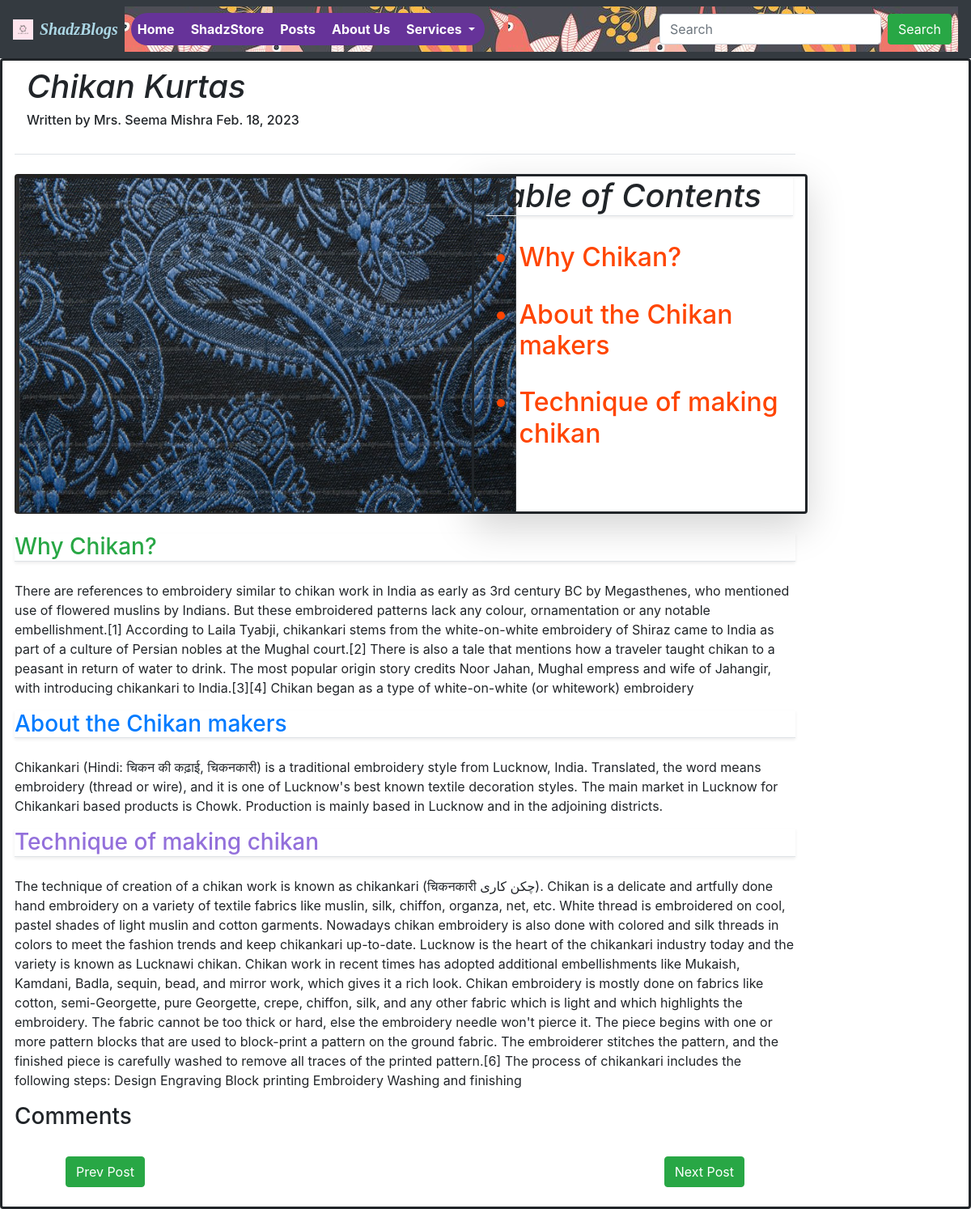
Page /blogs/postView4 on the committed database.
### ShadzBlogs/models.py (models this page shows, shortened)
class Blogpost(models.Model):
    post_id = models.AutoField(primary_key=True)
    writer = models.CharField(max_length=60, default="Anonymous")
    email = models.EmailField(max_length=80, default="")
    title = models.CharField(max_length=50, default="")
    thumbnail = models.ImageField(upload_to='ShadzBlogs/images')
    head0 = models.CharField(max_length=500, default="")
    content_head0 = models.CharField(max_length=5000, default="")
    head1 = models.CharField(max_length=500, default="")
    content_head1 = models.CharField(max_length=5000, default="")
    head2 = models.CharField(max_length=500, default="")
    content_head2 = models.CharField(max_length=5000, default="")
    published_date = models.DateField(auto_now_add=True)

### ShadzBlogs/views.py (the view)
# urls.py: path('postView<int:postId>', views.postView, name='PostView')
def postView(request, postId):
    num_of_posts = len(Blogpost.objects.values())
    prev_post = Blogpost.objects.filter(post_id=postId - 1)
    prev_post_len = len(prev_post)
    post = Blogpost.objects.filter(post_id=postId)
    next_post = Blogpost.objects.filter(post_id=postId + 1)
    next_post_len = len(next_post)
    return render(request, 'ShadzBlogs/postView.html',
                  {'post': post[0], 'prev_post': prev_post, 'prev_len': prev_post_len,
                   'next_post': next_post, 'next_len': next_post_len, 'num_posts': num_of_posts})

### ShadzBlogs/templates/ShadzBlogs/postView.html (shortened to what this page needs)
{% extends 'ShadzBlogs/basic.html' %}
{% block body %}
<div class="container-fluid rounded shadow-lg" style="background-color: white; border: solid;">
    <div class="row">
        <div class="col-10">
            <div class="col mt-2 border-bottom">
                <h1 class="blog-post-title"> <i> {{post.title}} </i> </h1>
                <h6 class="blog-post-meta"> Written by {{post.writer}} {{post.published_date}}</h6>
                <br>
            </div>
            <div class="row my-4">
                <div class="col-7 rounded" align="left">
                    <img src="/media/{{post.thumbnail}}" class="rounded" width="620" height="420">
                </div>
                <div class="col-5 rounded shadow-lg" style="border: solid;">
                    <h1 class="border-bottom shadow-sm"><i>Table of Contents</i></h1>
                    <br>
                    <ul style="color: orangered;">
                        <h2>
                            <li>{{post.head0}}</li>
                        </h2>
                        <br>
                        <h2>
                            <li>{{post.head1}}</li>
                        </h2>
                        <br>
                        <h2>
                            <li>{{post.head2}}</li>
                        </h2>
                    </ul>
                </div>
            </div>
            <div class="row">
                <div class="col">
                    <h3 class="text-success border-bottom shadow-sm"> {{post.head0}} </h3>
                    <p class="mt-4">{{post.content_head0}}</p>
                </div>
            </div>
            <div class="row">
                <div class="col">
                    <h3 class="text-primary border-bottom shadow-sm"> {{post.head1}} </h3>
                    <p class="mt-4">{{post.content_head1}}</p>
                </div>
            </div>
            <div class="row">
                <div class="col">
                    <h3 class="border-bottom shadow-sm" style="color: mediumpurple;">{{post.head2}}</h3>
                    <p class="mt-4">{{post.content_head2}}</p>
                    <h3>Comments</h3>
                </div>
            </div>
            <div class="row mx-4 my-4">
                <div class="col-6">
                    {% if prev_len != 0 and prev_post.0.post_id > 0 %}
                    <a href="/blogs/postView{{prev_post.0.post_id}}"><button class="btn btn-success mx-4" type="button">Prev Post</button></a>
                    {% else %}
                    <button type="button" class="btn btn-success mx-4" disabled>Prev Post</button>
                    {% endif %}
                </div>
                <div class="col" align="right">
                    {% if next_len != 0 and next_post.0.post_id > 0 %}
                    <a href="/blogs/postView{{next_post.0.post_id}}"><button class="btn btn-success mx-4" type="button">Next Post</button></a>
                    {% else %}
                    <button type="button" class="btn btn-success mx-4" disabled>Next Post</button>
                    {% endif %}
                </div>
            </div>
        </div>
    </div>
</div>
{% endblock %}

### rows in the picture
Blogpost: title "Chikan Kurtas", writer "Mrs. Seema Mishra", published_date "Feb. 18, 2023", thumbnail (picture), head0 "Why Chikan?", head1 "About the Chikan makers", head2 "Technique of making chikan", content_head0 "There are references to embroidery similar to chikan work in India as early as 3rd century BC by Megasthenes, who mentioned use of flowered muslins by Indians. But these embroidered patterns lack any colour, ornamentation or any notable embellishment.[1] According to Laila Tyabji, chikankari stems from the white-on-white embroidery of Shiraz came to India as part of a culture of Persian nobles at the Mughal court.[2] There is also a tale that mentions how a traveler taught chikan to a peasant in return of water to drink. The most popular origin story credits Noor Jahan, Mughal empress and wife of Jahangir, with introducing chikankari to India.[3][4] Chikan began as a type of white-on-white…", content_head1 "Chikankari (Hindi: चिकन की कढ़ाई, चिकनकारी) is a traditional embroidery style from Lucknow, India. Translated, the word means embroidery (thread or wire), and it is one of Lucknow's best known textile decoration styles. The main market in Lucknow for Chikankari based products is Chowk. Production is mainly based in Lucknow and in the adjoining districts.", content_head2 "The technique of creation of a chikan work is known as chikankari (चिकनकारी چکن کاری). Chikan is a delicate and artfully done hand embroidery on a variety of textile fabrics like muslin, silk, chiffon, organza, net, etc. White thread is embroidered on cool, pastel shades of light muslin and cotton garments. Nowadays chikan embroidery is also done with colored and silk threads in colors to meet the fashion trends and keep chikankari up-to-date. Lucknow is the heart of the chikankari industry today and the variety is known as Lucknawi chikan. Chikan work in recent times has adopted additional embellishments like Mukaish, Kamdani, Badla, sequin, bead, and mirror work, which gives it a rich…"
